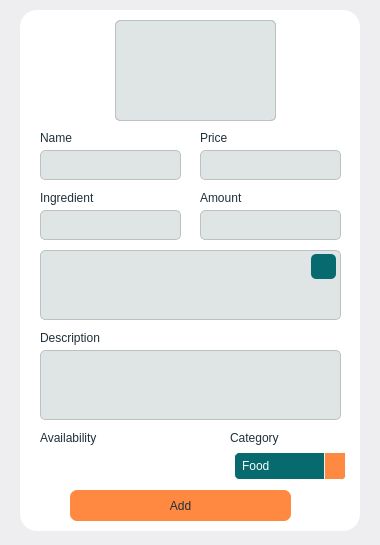
 <widget class="QWidget" name="Additem">
  <property name="geometry">
   <rect>
    <x>0</x>
    <y>0</y>
    <width>380</width>
    <height>545</height>
   </rect>
  </property>
  <property name="palette">
   <palette>
    <active>
     <colorrole role="Window">
      <brush brushstyle="SolidPattern">
       <color alpha="255">
        <red>238</red>
        <green>238</green>
        <blue>241</blue>
       </color>
      </brush>
     </colorrole>
    </active>
    <inactive>
     <colorrole role="Window">
      <brush brushstyle="SolidPattern">
       <color alpha="255">
        <red>238</red>
        <green>238</green>
        <blue>241</blue>
       </color>
      </brush>
     </colorrole>
    </inactive>
    <disabled>
     <colorrole role="Base">
      <brush brushstyle="SolidPattern">
       <color alpha="255">
        <red>238</red>
        <green>238</green>
        <blue>241</blue>
       </color>
      </brush>
     </colorrole>
     <colorrole role="Window">
      <brush brushstyle="SolidPattern">
       <color alpha="255">
        <red>238</red>
        <green>238</green>
        <blue>241</blue>
       </color>
      </brush>
     </colorrole>
    </disabled>
   </palette>
  </property>
  <property name="windowTitle">
   <string>Form</string>
  </property>
  <widget class="QGroupBox" name="groupBox">
   <property name="geometry">
    <rect>
     <x>20</x>
     <y>10</y>
     <width>340</width>
     <height>521</height>
    </rect>
   </property>
   <property name="styleSheet">
    <string notr="true">background: rgb(255, 255, 255);
    border-radius: 17px;</string>
   </property>
   <property name="title">
    <string/>
   </property>
   <widget class="QLineEdit" name="Name_LE">
    <property name="geometry">
     <rect>
      <x>20</x>
      <y>140</y>
      <width>141</width>
      <height>30</height>
     </rect>
    </property>
    <property name="styleSheet">
     <string notr="true">QLineEdit {
	background-color: rgb(223, 229, 229);
	color: rgb(31, 48, 58);
	border-radius: 5px;
	border-width: 0.5px;
	border-style: solid;
	border-color: rgb(188, 193, 193);
	padding-left: 5px;
}

QLineEdit:focus {
    border-color: rgb(52, 81, 98);
}

QMenu {
    border: 1px solid white;
    border-radius: 5px;
    background-color: rgb(6, 106, 110);
    padding: 7px;
    color: white;
}

QMenu::item {
    padding: 4px;
}

QMenu::item:hover {
    border: none;
    outline: none;
}

QMenu::item:selected {
    background-color: rgb(255, 137, 64);
    border-radius: 5px;
    color: rgb(31, 48, 58);
}

QMenu::separator {
    height: 1px;
    background-color: white;
}</string>
    </property>
    <property name="text">
     <string/>
    </property>
   </widget>
   <widget class="QLineEdit" name="Amount_LE">
    <property name="geometry">
     <rect>
      <x>180</x>
      <y>200</y>
      <width>141</width>
      <height>30</height>
     </rect>
    </property>
    <property name="styleSheet">
     <string notr="true">QLineEdit {
	background-color: rgb(223, 229, 229);
	color: rgb(31, 48, 58);
	border-radius: 5px;
	border-width: 0.5px;
	border-style: solid;
	border-color: rgb(188, 193, 193);
	padding-left: 5px;
}

QLineEdit:focus {
    border-color: rgb(52, 81, 98);
}

QMenu {
    border: 1px solid white;
    border-radius: 5px;
    background-color: rgb(6, 106, 110);
    padding: 7px;
    color: white;
}

QMenu::item {
    padding: 4px;
}

QMenu::item:hover {
    border: none;
    outline: none;
}

QMenu::item:selected {
    background-color: rgb(255, 137, 64);
    border-radius: 5px;
    color: rgb(31, 48, 58);
}

QMenu::separator {
    height: 1px;
    background-color: white;
}</string>
    </property>
    <property name="text">
     <string/>
    </property>
   </widget>
   <widget class="QLabel" name="Ingredients_L">
    <property name="geometry">
     <rect>
      <x>20</x>
      <y>180</y>
      <width>91</width>
      <height>16</height>
     </rect>
    </property>
    <property name="styleSheet">
     <string notr="true">color: rgb(31, 48, 58);
font: 600 10pt &quot;Segoe UI&quot;;</string>
    </property>
    <property name="text">
     <string>Ingredient</string>
    </property>
   </widget>
   <widget class="QLabel" name="Price_L_2">
    <property name="geometry">
     <rect>
      <x>180</x>
      <y>180</y>
      <width>91</width>
      <height>16</height>
     </rect>
    </property>
    <property name="styleSheet">
     <string notr="true">color: rgb(31, 48, 58);
font: 600 10pt &quot;Segoe UI&quot;;</string>
    </property>
    <property name="text">
     <string>Amount</string>
    </property>
   </widget>
   <widget class="QPushButton" name="Additem_PB">
    <property name="geometry">
     <rect>
      <x>50</x>
      <y>480</y>
      <width>221</width>
      <height>31</height>
     </rect>
    </property>
    <property name="palette">
     <palette>
      <active>
       <colorrole role="WindowText">
        <brush brushstyle="SolidPattern">
         <color alpha="255">
          <red>31</red>
          <green>48</green>
          <blue>58</blue>
         </color>
        </brush>
       </colorrole>
       <colorrole role="Button">
        <brush brushstyle="SolidPattern">
         <color alpha="255">
          <red>255</red>
          <green>137</green>
          <blue>64</blue>
         </color>
        </brush>
       </colorrole>
       <colorrole role="Text">
        <brush brushstyle="SolidPattern">
         <color alpha="255">
          <red>31</red>
          <green>48</green>
          <blue>58</blue>
         </color>
        </brush>
       </colorrole>
       <colorrole role="ButtonText">
        <brush brushstyle="SolidPattern">
         <color alpha="255">
          <red>15</red>
          <green>24</green>
          <blue>29</blue>
         </color>
        </brush>
       </colorrole>
       <colorrole role="Base">
        <brush brushstyle="SolidPattern">
         <color alpha="255">
          <red>255</red>
          <green>137</green>
          <blue>64</blue>
         </color>
        </brush>
       </colorrole>
       <colorrole role="Window">
        <brush brushstyle="SolidPattern">
         <color alpha="255">
          <red>255</red>
          <green>137</green>
          <blue>64</blue>
         </color>
        </brush>
       </colorrole>
       <colorrole role="PlaceholderText">
        <brush brushstyle="SolidPattern">
         <color alpha="128">
          <red>31</red>
          <green>48</green>
          <blue>58</blue>
         </color>
        </brush>
       </colorrole>
      </active>
      <inactive>
       <colorrole role="WindowText">
        <brush brushstyle="SolidPattern">
         <color alpha="255">
          <red>31</red>
          <green>48</green>
          <blue>58</blue>
         </color>
        </brush>
       </colorrole>
       <colorrole role="Button">
        <brush brushstyle="SolidPattern">
         <color alpha="255">
          <red>255</red>
          <green>137</green>
          <blue>64</blue>
         </color>
        </brush>
       </colorrole>
       <colorrole role="Text">
        <brush brushstyle="SolidPattern">
         <color alpha="255">
          <red>31</red>
          <green>48</green>
          <blue>58</blue>
         </color>
        </brush>
       </colorrole>
       <colorrole role="ButtonText">
        <brush brushstyle="SolidPattern">
         <color alpha="255">
          <red>15</red>
          <green>24</green>
          <blue>29</blue>
         </color>
        </brush>
       </colorrole>
       <colorrole role="Base">
        <brush brushstyle="SolidPattern">
         <color alpha="255">
          <red>255</red>
          <green>137</green>
          <blue>64</blue>
         </color>
        </brush>
       </colorrole>
       <colorrole role="Window">
        <brush brushstyle="SolidPattern">
         <color alpha="255">
          <red>255</red>
          <green>137</green>
          <blue>64</blue>
         </color>
        </brush>
       </colorrole>
       <colorrole role="PlaceholderText">
        <brush brushstyle="SolidPattern">
         <color alpha="128">
          <red>31</red>
          <green>48</green>
          <blue>58</blue>
         </color>
        </brush>
       </colorrole>
      </inactive>
      <disabled>
       <colorrole role="WindowText">
        <brush brushstyle="SolidPattern">
         <color alpha="255">
          <red>31</red>
          <green>48</green>
          <blue>58</blue>
         </color>
        </brush>
       </colorrole>
       <colorrole role="Button">
        <brush brushstyle="SolidPattern">
         <color alpha="255">
          <red>255</red>
          <green>137</green>
          <blue>64</blue>
         </color>
        </brush>
       </colorrole>
       <colorrole role="Text">
        <brush brushstyle="SolidPattern">
         <color alpha="255">
          <red>31</red>
          <green>48</green>
          <blue>58</blue>
         </color>
        </brush>
       </colorrole>
       <colorrole role="ButtonText">
        <brush brushstyle="SolidPattern">
         <color alpha="255">
          <red>31</red>
          <green>48</green>
          <blue>58</blue>
         </color>
        </brush>
       </colorrole>
       <colorrole role="Base">
        <brush brushstyle="SolidPattern">
         <color alpha="255">
          <red>255</red>
          <green>137</green>
          <blue>64</blue>
         </color>
        </brush>
       </colorrole>
       <colorrole role="Window">
        <brush brushstyle="SolidPattern">
         <color alpha="255">
          <red>255</red>
          <green>137</green>
          <blue>64</blue>
         </color>
        </brush>
       </colorrole>
       <colorrole role="PlaceholderText">
        <brush brushstyle="SolidPattern">
         <color alpha="128">
          <red>31</red>
          <green>48</green>
          <blue>58</blue>
         </color>
        </brush>
       </colorrole>
      </disabled>
     </palette>
    </property>
    <property name="styleSheet">
     <string notr="true">QPushButton {
    background-color: rgb(255, 137, 64);
    border: none;
    border-radius: 7px;
	color: rgb(31, 48, 58);
	font: 600 13pt &quot;Segoe UI&quot;;
}
QPushButton:hover {
    background-color: rgb(255, 215, 147);
}
QPushButton::pressed {
    background-color: rgb(255, 85, 0);
}</string>
    </property>
    <property name="text">
     <string>Add</string>
    </property>
   </widget>
   <widget class="QLabel" name="Image_L">
    <property name="geometry">
     <rect>
      <x>95</x>
      <y>10</y>
      <width>161</width>
      <height>101</height>
     </rect>
    </property>
    <property name="styleSheet">
     <string notr="true">	background-color: rgb(223, 229, 229);
	color: rgb(31, 48, 58);
	border-radius: 5px;
	border-width: 0.5px;
	border-style: solid;
	border-color: rgb(188, 193, 193);
</string>
    </property>
    <property name="text">
     <string/>
    </property>
   </widget>
   <widget class="QLabel" name="Description_L">
    <property name="geometry">
     <rect>
      <x>20</x>
      <y>320</y>
      <width>91</width>
      <height>16</height>
     </rect>
    </property>
    <property name="styleSheet">
     <string notr="true">color: rgb(31, 48, 58);
font: 600 10pt &quot;Segoe UI&quot;;</string>
    </property>
    <property name="text">
     <string>Description</string>
    </property>
   </widget>
   <widget class="QLabel" name="Price_L">
    <property name="geometry">
     <rect>
      <x>180</x>
      <y>120</y>
      <width>91</width>
      <height>16</height>
     </rect>
    </property>
    <property name="styleSheet">
     <string notr="true">color: rgb(31, 48, 58);
font: 600 10pt &quot;Segoe UI&quot;;</string>
    </property>
    <property name="text">
     <string>Price</string>
    </property>
   </widget>
   <widget class="QLineEdit" name="Price_LE">
    <property name="geometry">
     <rect>
      <x>180</x>
      <y>140</y>
      <width>141</width>
      <height>30</height>
     </rect>
    </property>
    <property name="styleSheet">
     <string notr="true">QLineEdit {
	background-color: rgb(223, 229, 229);
	color: rgb(31, 48, 58);
	border-radius: 5px;
	border-width: 0.5px;
	border-style: solid;
	border-color: rgb(188, 193, 193);
	padding-left: 5px;
}

QLineEdit:focus {
    border-color: rgb(52, 81, 98);
}

QMenu {
    border: 1px solid white;
    border-radius: 5px;
    background-color: rgb(6, 106, 110);
    padding: 7px;
    color: white;
}

QMenu::item {
    padding: 4px;
}

QMenu::item:hover {
    border: none;
    outline: none;
}

QMenu::item:selected {
    background-color: rgb(255, 137, 64);
    border-radius: 5px;
    color: rgb(31, 48, 58);
}

QMenu::separator {
    height: 1px;
    background-color: white;
}</string>
    </property>
    <property name="text">
     <string/>
    </property>
   </widget>
   <widget class="QPushButton" name="Addimage_PB">
    <property name="geometry">
     <rect>
      <x>95</x>
      <y>10</y>
      <width>161</width>
      <height>101</height>
     </rect>
    </property>
    <property name="palette">
     <palette>
      <active>
       <colorrole role="Button">
        <brush brushstyle="SolidPattern">
         <color alpha="255">
          <red>6</red>
          <green>106</green>
          <blue>110</blue>
         </color>
        </brush>
       </colorrole>
       <colorrole role="Text">
        <brush brushstyle="SolidPattern">
         <color alpha="255">
          <red>31</red>
          <green>48</green>
          <blue>58</blue>
         </color>
        </brush>
       </colorrole>
       <colorrole role="ButtonText">
        <brush brushstyle="SolidPattern">
         <color alpha="255">
          <red>15</red>
          <green>24</green>
          <blue>29</blue>
         </color>
        </brush>
       </colorrole>
       <colorrole role="Base">
        <brush brushstyle="SolidPattern">
         <color alpha="255">
          <red>6</red>
          <green>106</green>
          <blue>110</blue>
         </color>
        </brush>
       </colorrole>
       <colorrole role="Window">
        <brush brushstyle="SolidPattern">
         <color alpha="255">
          <red>6</red>
          <green>106</green>
          <blue>110</blue>
         </color>
        </brush>
       </colorrole>
      </active>
      <inactive>
       <colorrole role="Button">
        <brush brushstyle="SolidPattern">
         <color alpha="255">
          <red>6</red>
          <green>106</green>
          <blue>110</blue>
         </color>
        </brush>
       </colorrole>
       <colorrole role="Text">
        <brush brushstyle="SolidPattern">
         <color alpha="255">
          <red>31</red>
          <green>48</green>
          <blue>58</blue>
         </color>
        </brush>
       </colorrole>
       <colorrole role="ButtonText">
        <brush brushstyle="SolidPattern">
         <color alpha="255">
          <red>15</red>
          <green>24</green>
          <blue>29</blue>
         </color>
        </brush>
       </colorrole>
       <colorrole role="Base">
        <brush brushstyle="SolidPattern">
         <color alpha="255">
          <red>6</red>
          <green>106</green>
          <blue>110</blue>
         </color>
        </brush>
       </colorrole>
       <colorrole role="Window">
        <brush brushstyle="SolidPattern">
         <color alpha="255">
          <red>6</red>
          <green>106</green>
          <blue>110</blue>
         </color>
        </brush>
       </colorrole>
      </inactive>
      <disabled>
       <colorrole role="Button">
        <brush brushstyle="SolidPattern">
         <color alpha="255">
          <red>6</red>
          <green>106</green>
          <blue>110</blue>
         </color>
        </brush>
       </colorrole>
       <colorrole role="Base">
        <brush brushstyle="SolidPattern">
         <color alpha="255">
          <red>6</red>
          <green>106</green>
          <blue>110</blue>
         </color>
        </brush>
       </colorrole>
       <colorrole role="Window">
        <brush brushstyle="SolidPattern">
         <color alpha="255">
          <red>6</red>
          <green>106</green>
          <blue>110</blue>
         </color>
        </brush>
       </colorrole>
      </disabled>
     </palette>
    </property>
    <property name="styleSheet">
     <string notr="true">QPushButton {
    background-color: none;
    border: none;
    border-radius: 5px;
	padding-bottom: 15px;
	padding-top: 15px;
	padding-left: 0.5px;
	image: url(:/icons/images/icons/attach.png);
	border-width: 0.5px;
	border-style: solid;
	border-color: rgb(188, 193, 193);

}

QPushButton:hover {
    background-color: rgb(232, 232, 232);
}
QPushButton::pressed {
    background-color: white;
}</string>
    </property>
    <property name="text">
     <string/>
    </property>
   </widget>
   <widget class="QLineEdit" name="Ingredients_LE">
    <property name="geometry">
     <rect>
      <x>20</x>
      <y>200</y>
      <width>141</width>
      <height>30</height>
     </rect>
    </property>
    <property name="styleSheet">
     <string notr="true">QLineEdit {
	background-color: rgb(223, 229, 229);
	color: rgb(31, 48, 58);
	border-radius: 5px;
	border-width: 0.5px;
	border-style: solid;
	border-color: rgb(188, 193, 193);
	padding-left: 5px;
}

QLineEdit:focus {
    border-color: rgb(52, 81, 98);
}

QMenu {
    border: 1px solid white;
    border-radius: 5px;
    background-color: rgb(6, 106, 110);
    padding: 7px;
    color: white;
}

QMenu::item {
    padding: 4px;
}

QMenu::item:hover {
    border: none;
    outline: none;
}

QMenu::item:selected {
    background-color: rgb(255, 137, 64);
    border-radius: 5px;
    color: rgb(31, 48, 58);
}

QMenu::separator {
    height: 1px;
    background-color: white;
}</string>
    </property>
    <property name="text">
     <string/>
    </property>
   </widget>
   <widget class="QLabel" name="Name_L">
    <property name="geometry">
     <rect>
      <x>20</x>
      <y>120</y>
      <width>91</width>
      <height>16</height>
     </rect>
    </property>
    <property name="styleSheet">
     <string notr="true">color: rgb(31, 48, 58);
font: 600 10pt &quot;Segoe UI&quot;;</string>
    </property>
    <property name="text">
     <string>Name</string>
    </property>
   </widget>
   <widget class="QTextEdit" name="Showingredies_TE">
    <property name="geometry">
     <rect>
      <x>20</x>
      <y>240</y>
      <width>301</width>
      <height>70</height>
     </rect>
    </property>
    <property name="styleSheet">
     <string notr="true">
QTextEdit {
	background-color: rgb(223, 229, 229);
	color: rgb(31, 48, 58);
	border-radius: 5px;
	border-width: 0.5px;
	border-style: solid;
	border-color: rgb(188, 193, 193);
	padding-left: 5px;
	padding-right: 35px;
}

QScrollBar:vertical {
    background: rgb(223, 229, 229); 
    width: 4px;
    border-radius: 2px;
	padding-bottom: 5px;
	padding-top: 5px;
}

QScrollBar::handle:vertical {
    background:  rgb(255, 137, 64);
    min-height: 3px;
    border-radius: 2px;
}

QScrollBar::add-line:vertical {
    background: rgb(223, 229, 229);
}

QScrollBar::sub-line:vertical {
    background: rgb(223, 229, 229);
}

QScrollBar::add-page:vertical, QScrollBar::sub-page:vertical {
    background: rgb(223, 229, 229);
}

QMenu {
    border: 1px solid white;
    border-radius: 5px;
    background-color: rgb(6, 106, 110);
    padding: 7px;
    color: white;
}

QMenu::item {
    padding: 4px;
}

QMenu::item:hover {
    border: none;
    outline: none;
}

QMenu::item:selected {
    background-color: rgb(255, 137, 64);
    border-radius: 5px;
    color: rgb(31, 48, 58);
}

QMenu::separator {
    height: 1px;
    background-color: white;
}</string>
    </property>
    <property name="html">
     <string>&lt;!DOCTYPE HTML PUBLIC &quot;-//W3C//DTD HTML 4.0//EN&quot; &quot;http://www.w3.org/TR/REC-html40/strict.dtd&quot;&gt;
&lt;html&gt;&lt;head&gt;&lt;meta name=&quot;qrichtext&quot; content=&quot;1&quot; /&gt;&lt;meta charset=&quot;utf-8&quot; /&gt;&lt;style type=&quot;text/css&quot;&gt;
p, li { white-space: pre-wrap; }
hr { height: 1px; border-width: 0; }
li.unchecked::marker { content: &quot;\2610&quot;; }
li.checked::marker { content: &quot;\2612&quot;; }
&lt;/style&gt;&lt;/head&gt;&lt;body style=&quot; font-family:'Segoe UI'; font-size:9pt; font-weight:400; font-style:normal;&quot;&gt;
&lt;p style=&quot;-qt-paragraph-type:empty; margin-top:0px; margin-bottom:0px; margin-left:0px; margin-right:0px; -qt-block-indent:0; text-indent:0px;&quot;&gt;&lt;br /&gt;&lt;/p&gt;&lt;/body&gt;&lt;/html&gt;</string>
    </property>
   </widget>
   <widget class="QTextEdit" name="Description_TE">
    <property name="geometry">
     <rect>
      <x>20</x>
      <y>340</y>
      <width>301</width>
      <height>70</height>
     </rect>
    </property>
    <property name="styleSheet">
     <string notr="true">
QTextEdit {
	background-color: rgb(223, 229, 229);
	color: rgb(31, 48, 58);
	border-radius: 5px;
	border-width: 0.5px;
	border-style: solid;
	border-color: rgb(188, 193, 193);
	padding-left: 5px;
	padding-right: 35px;
}

QScrollBar:vertical {
    background: rgb(223, 229, 229); 
    width: 4px;
    border-radius: 2px;
	padding-bottom: 5px;
	padding-top: 5px;
}

QScrollBar::handle:vertical {
    background:  rgb(255, 137, 64);
    min-height: 3px;
    border-radius: 2px;
}

QScrollBar::add-line:vertical {
    background: rgb(223, 229, 229);
}

QScrollBar::sub-line:vertical {
    background: rgb(223, 229, 229);
}

QScrollBar::add-page:vertical, QScrollBar::sub-page:vertical {
    background: rgb(223, 229, 229);
}

QMenu {
    border: 1px solid white;
    border-radius: 5px;
    background-color: rgb(6, 106, 110);
    padding: 7px;
    color: white;
}

QMenu::item {
    padding: 4px;
}

QMenu::item:hover {
    border: none;
    outline: none;
}

QMenu::item:selected {
    background-color: rgb(255, 137, 64);
    border-radius: 5px;
    color: rgb(31, 48, 58);
}

QMenu::separator {
    height: 1px;
    background-color: white;
}</string>
    </property>
   </widget>
   <widget class="QPushButton" name="deleteamount_PB">
    <property name="geometry">
     <rect>
      <x>291</x>
      <y>244</y>
      <width>25</width>
      <height>25</height>
     </rect>
    </property>
    <property name="palette">
     <palette>
      <active>
       <colorrole role="Button">
        <brush brushstyle="SolidPattern">
         <color alpha="255">
          <red>6</red>
          <green>106</green>
          <blue>110</blue>
         </color>
        </brush>
       </colorrole>
       <colorrole role="Text">
        <brush brushstyle="SolidPattern">
         <color alpha="255">
          <red>31</red>
          <green>48</green>
          <blue>58</blue>
         </color>
        </brush>
       </colorrole>
       <colorrole role="ButtonText">
        <brush brushstyle="SolidPattern">
         <color alpha="255">
          <red>15</red>
          <green>24</green>
          <blue>29</blue>
         </color>
        </brush>
       </colorrole>
       <colorrole role="Base">
        <brush brushstyle="SolidPattern">
         <color alpha="255">
          <red>6</red>
          <green>106</green>
          <blue>110</blue>
         </color>
        </brush>
       </colorrole>
       <colorrole role="Window">
        <brush brushstyle="SolidPattern">
         <color alpha="255">
          <red>6</red>
          <green>106</green>
          <blue>110</blue>
         </color>
        </brush>
       </colorrole>
      </active>
      <inactive>
       <colorrole role="Button">
        <brush brushstyle="SolidPattern">
         <color alpha="255">
          <red>6</red>
          <green>106</green>
          <blue>110</blue>
         </color>
        </brush>
       </colorrole>
       <colorrole role="Text">
        <brush brushstyle="SolidPattern">
         <color alpha="255">
          <red>31</red>
          <green>48</green>
          <blue>58</blue>
         </color>
        </brush>
       </colorrole>
       <colorrole role="ButtonText">
        <brush brushstyle="SolidPattern">
         <color alpha="255">
          <red>15</red>
          <green>24</green>
          <blue>29</blue>
         </color>
        </brush>
       </colorrole>
       <colorrole role="Base">
        <brush brushstyle="SolidPattern">
         <color alpha="255">
          <red>6</red>
          <green>106</green>
          <blue>110</blue>
         </color>
        </brush>
       </colorrole>
       <colorrole role="Window">
        <brush brushstyle="SolidPattern">
         <color alpha="255">
          <red>6</red>
          <green>106</green>
          <blue>110</blue>
         </color>
        </brush>
       </colorrole>
      </inactive>
      <disabled>
       <colorrole role="Button">
        <brush brushstyle="SolidPattern">
         <color alpha="255">
          <red>6</red>
          <green>106</green>
          <blue>110</blue>
         </color>
        </brush>
       </colorrole>
       <colorrole role="Base">
        <brush brushstyle="SolidPattern">
         <color alpha="255">
          <red>6</red>
          <green>106</green>
          <blue>110</blue>
         </color>
        </brush>
       </colorrole>
       <colorrole role="Window">
        <brush brushstyle="SolidPattern">
         <color alpha="255">
          <red>6</red>
          <green>106</green>
          <blue>110</blue>
         </color>
        </brush>
       </colorrole>
      </disabled>
     </palette>
    </property>
    <property name="styleSheet">
     <string notr="true">QPushButton {
    background-color: rgb(6, 106, 110);
    border: none;
    border-radius: 5px;
	padding-bottom: 5px;
	padding-left: 0.5px;
	padding-top: 5px;
	padding-right: 1px;
	image: url(:/icons/images/icons/remove.png);
	font: 600 15pt &quot;Segoe UI&quot;;
}
QPushButton:hover {
    background-color: rgb(7, 132, 136);
}
QPushButton::pressed {
    background-color: rgb(5, 97, 100);
}</string>
    </property>
    <property name="text">
     <string/>
    </property>
   </widget>
   <widget class="QCheckBox" name="Saturday_CB">
    <property name="geometry">
     <rect>
      <x>25</x>
      <y>440</y>
      <width>30</width>
      <height>30</height>
     </rect>
    </property>
    <property name="styleSheet">
     <string notr="true">QCheckBox::indicator {
	image: url(&quot;:/icons/images/icons/saturday.png&quot;);
    width: 26px;
    height: 25px;
	padding-right: -2px;
	padding-left: -3px;
	padding-top: -3px;
	padding-bottom: -0.5px;
}

QCheckBox::indicator:unchecked {
    border: none;
}

QCheckBox::indicator:checked {
	border: none;;
	background-color:  hsla(187, 52%, 22%, 0.75);
	border-radius: 8px;
}
</string>
    </property>
    <property name="text">
     <string/>
    </property>
   </widget>
   <widget class="QCheckBox" name="Sunday_CB">
    <property name="geometry">
     <rect>
      <x>50</x>
      <y>440</y>
      <width>30</width>
      <height>30</height>
     </rect>
    </property>
    <property name="styleSheet">
     <string notr="true">QCheckBox::indicator {
	image: url(&quot;:/icons/images/icons/sunday.png&quot;);
    width: 26px;
    height: 25px;
	padding-right: -2px;
	padding-left: -3px;
	padding-top: -3px;
	padding-bottom: -0.5px;
}

QCheckBox::indicator:unchecked {
    border: none;
}

QCheckBox::indicator:checked {
	border: none;;
	background-color:  hsla(187, 52%, 22%, 0.75);
	border-radius: 8px;
}
</string>
    </property>
    <property name="text">
     <string/>
    </property>
   </widget>
   <widget class="QLabel" name="Availability_L">
    <property name="geometry">
     <rect>
      <x>20</x>
      <y>420</y>
      <width>121</width>
      <height>16</height>
     </rect>
    </property>
    <property name="styleSheet">
     <string notr="true">color: rgb(31, 48, 58);
font: 600 10pt &quot;Segoe UI&quot;;</string>
    </property>
    <property name="text">
     <string>Availability </string>
    </property>
   </widget>
   <widget class="QCheckBox" name="Thursday_CB">
    <property name="geometry">
     <rect>
      <x>150</x>
      <y>440</y>
      <width>30</width>
      <height>30</height>
     </rect>
    </property>
    <property name="styleSheet">
     <string notr="true">QCheckBox::indicator {
	image: url(&quot;:/icons/images/icons/thursday.png&quot;);
    width: 26px;
    height: 25px;
	padding-right: -2px;
	padding-left: -3px;
	padding-top: -3px;
	padding-bottom: -0.5px;
}

QCheckBox::indicator:unchecked {
    border: none;
}

QCheckBox::indicator:checked {
	border: none;;
	background-color:  hsla(187, 52%, 22%, 0.75);
	border-radius: 8px;
}
</string>
    </property>
    <property name="text">
     <string/>
    </property>
    <property name="checked">
     <bool>false</bool>
    </property>
   </widget>
   <widget class="QCheckBox" name="Friday_CB">
    <property name="geometry">
     <rect>
      <x>175</x>
      <y>440</y>
      <width>30</width>
      <height>30</height>
     </rect>
    </property>
    <property name="styleSheet">
     <string notr="true">QCheckBox::indicator {
	image: url(&quot;:/icons/images/icons/friday.png&quot;);
    width: 26px;
    height: 25px;
	padding-right: -2px;
	padding-left: -3px;
	padding-top: -3px;
	padding-bottom: -0.5px;
}

QCheckBox::indicator:unchecked {
    border: none;
}

QCheckBox::indicator:checked {
	border: none;;
	background-color:  hsla(187, 52%, 22%, 0.75);
	border-radius: 8px;
}
</string>
    </property>
    <property name="text">
     <string/>
    </property>
   </widget>
   <widget class="QCheckBox" name="Wednesday_CB">
    <property name="geometry">
     <rect>
      <x>125</x>
      <y>440</y>
      <width>30</width>
      <height>30</height>
     </rect>
    </property>
    <property name="styleSheet">
     <string notr="true">QCheckBox::indicator {
	image: url(&quot;:/icons/images/icons/wednesday.png&quot;);
    width: 26px;
    height: 25px;
	padding-right: -2px;
	padding-left: -3px;
	padding-top: -3px;
	padding-bottom: -0.5px;
}

QCheckBox::indicator:unchecked {
    border: none;
}

QCheckBox::indicator:checked {
	border: none;;
	background-color:  hsla(187, 52%, 22%, 0.75);
	border-radius: 8px;
}
</string>
    </property>
    <property name="text">
     <string/>
    </property>
   </widget>
   <widget class="QCheckBox" name="Monday_CB">
    <property name="geometry">
     <rect>
      <x>75</x>
      <y>440</y>
      <width>30</width>
      <height>30</height>
     </rect>
    </property>
    <property name="styleSheet">
     <string notr="true">QCheckBox::indicator {
	image: url(&quot;:/icons/images/icons/monday.png&quot;);
    width: 26px;
    height: 25px;
	padding-right: -2px;
	padding-left: -3px;
	padding-top: -3px;
	padding-bottom: -0.5px;
}

QCheckBox::indicator:unchecked {
    border: none;
}

QCheckBox::indicator:checked {
	border: none;;
	background-color:  hsla(187, 52%, 22%, 0.75);
	border-radius: 8px;
}</string>
    </property>
    <property name="text">
     <string/>
    </property>
   </widget>
   <widget class="QCheckBox" name="Tuesday_CB">
    <property name="geometry">
     <rect>
      <x>100</x>
      <y>440</y>
      <width>21</width>
      <height>30</height>
     </rect>
    </property>
    <property name="styleSheet">
     <string notr="true">QCheckBox::indicator {
	image: url(&quot;:/icons/images/icons/tuesday.png&quot;);
    width: 26px;
    height: 25px;
	padding-right: -2px;
	padding-left: -3px;
	padding-top: -3px;
	padding-bottom: -0.5px;
}

QCheckBox::indicator:unchecked {
    border: none;
}

QCheckBox::indicator:checked {
	border: none;;
	background-color:  hsla(187, 52%, 22%, 0.75);
	border-radius: 8px;
}
</string>
    </property>
    <property name="text">
     <string/>
    </property>
   </widget>
   <widget class="QLabel" name="Category_L">
    <property name="geometry">
     <rect>
      <x>210</x>
      <y>420</y>
      <width>121</width>
      <height>16</height>
     </rect>
    </property>
    <property name="styleSheet">
     <string notr="true">color: rgb(31, 48, 58);
font: 600 10pt &quot;Segoe UI&quot;;</string>
    </property>
    <property name="text">
     <string>Category</string>
    </property>
   </widget>
   <widget class="QComboBox" name="Category_C">
    <property name="geometry">
     <rect>
      <x>214</x>
      <y>442</y>
      <width>112</width>
      <height>28</height>
     </rect>
    </property>
    <property name="minimumSize">
     <size>
      <width>112</width>
      <height>0</height>
     </size>
    </property>
    <property name="styleSheet">
     <string notr="true">QComboBox {
    border: 1px solid white;
    border-radius: 5px;
    min-width: 6em;
    background-color: rgb(6, 106, 110);
    padding: 7px;
	color : white;
}

QComboBox::drop-down {
    subcontrol-origin: padding;
    subcontrol-position: top right;
    width: 20px;
    border-left-width: 1px;
    border-left-color: rgb(238, 238, 238);
	background-color: rgb(255, 137, 64);
    border-left-style: solid;
    border-bottom-right-radius: 3px;
}

QComboBox::down-arrow {
    width: 15px;
    height: 15px;
	image: url(:/icons/images/icons/arrow.png);
}

QComboBox QAbstractItemView {
    border: 1px solid white;
    border-radius: 5px 5px 8px 8px;
    background-color:  rgb(6, 106, 110);
    selection-background-color: white;
    selection-color: white;
    padding: 5px;
}

QComboBox QAbstractItemView::item {
    padding: 4px;
}

QComboBox QAbstractItemView::item:hover {
    border: none;
    outline: none;
}

QComboBox QAbstractItemView::item:selected {
    background-color: rgb(255, 137, 64);
	border-radius: 5px 5px 8px 8px;
    color: rgb(31, 48, 58);
}</string>
    </property>
    <item>
     <property name="text">
      <string>Food</string>
     </property>
    </item>
    <item>
     <property name="text">
      <string>Sides</string>
     </property>
    </item>
    <item>
     <property name="text">
      <string>Shares and snacks</string>
     </property>
    </item>
    <item>
     <property name="text">
      <string>Traditional Sandwiches</string>
     </property>
    </item>
    <item>
     <property name="text">
      <string>Combos</string>
     </property>
    </item>
    <item>
     <property name="text">
      <string>Salads</string>
     </property>
    </item>
    <item>
     <property name="text">
      <string>Dessert</string>
     </property>
    </item>
    <item>
     <property name="text">
      <string>Drink</string>
     </property>
    </item>
   </widget>
   <zorder>Name_LE</zorder>
   <zorder>Amount_LE</zorder>
   <zorder>Ingredients_L</zorder>
   <zorder>Price_L_2</zorder>
   <zorder>Additem_PB</zorder>
   <zorder>Image_L</zorder>
   <zorder>Description_L</zorder>
   <zorder>Price_L</zorder>
   <zorder>Price_LE</zorder>
   <zorder>Addimage_PB</zorder>
   <zorder>Ingredients_LE</zorder>
   <zorder>Name_L</zorder>
   <zorder>Showingredies_TE</zorder>
   <zorder>Description_TE</zorder>
   <zorder>deleteamount_PB</zorder>
   <zorder>Availability_L</zorder>
   <zorder>Category_L</zorder>
   <zorder>Category_C</zorder>
   <zorder>Saturday_CB</zorder>
   <zorder>Sunday_CB</zorder>
   <zorder>Monday_CB</zorder>
   <zorder>Tuesday_CB</zorder>
   <zorder>Wednesday_CB</zorder>
   <zorder>Thursday_CB</zorder>
   <zorder>Friday_CB</zorder>
  </widget>
 </widget>
